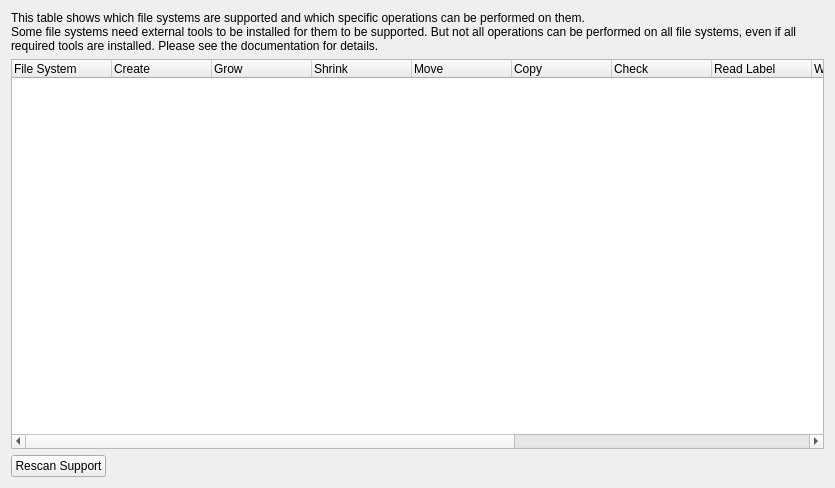
<?xml version="1.0" encoding="UTF-8"?>
<ui version="4.0">
 <class>FileSystemSupportDialogWidgetBase</class>
 <widget class="QWidget" name="FileSystemSupportDialogWidgetBase">
  <property name="geometry">
   <rect>
    <x>0</x>
    <y>0</y>
    <width>835</width>
    <height>488</height>
   </rect>
  </property>
  <layout class="QVBoxLayout" name="verticalLayout">
   <item>
    <widget class="QLabel" name="label">
     <property name="text">
      <string>This table shows which file systems are supported and which specific operations can be performed on them.
Some file systems need external tools to be installed for them to be supported. But not all operations can be performed on all file systems, even if all required tools are installed. Please see the documentation for details. </string>
     </property>
     <property name="wordWrap">
      <bool>true</bool>
     </property>
     <property name="textInteractionFlags">
      <set>Qt::LinksAccessibleByMouse|Qt::TextSelectableByKeyboard|Qt::TextSelectableByMouse</set>
     </property>
    </widget>
   </item>
   <item>
    <widget class="QTreeWidget" name="m_Tree">
     <property name="alternatingRowColors">
      <bool>true</bool>
     </property>
     <property name="selectionMode">
      <enum>QAbstractItemView::NoSelection</enum>
     </property>
     <property name="iconSize">
      <size>
       <width>32</width>
       <height>32</height>
      </size>
     </property>
     <property name="indentation">
      <number>0</number>
     </property>
     <property name="rootIsDecorated">
      <bool>false</bool>
     </property>
     <property name="uniformRowHeights">
      <bool>true</bool>
     </property>
     <property name="itemsExpandable">
      <bool>false</bool>
     </property>
     <property name="wordWrap">
      <bool>false</bool>
     </property>
     <property name="showGrid" stdset="0">
      <bool>false</bool>
     </property>
     <property name="cornerButtonEnabled" stdset="0">
      <bool>false</bool>
     </property>
     <column>
      <property name="text">
       <string>File System</string>
      </property>
     </column>
     <column>
      <property name="text">
       <string>Create</string>
      </property>
     </column>
     <column>
      <property name="text">
       <string>Grow</string>
      </property>
     </column>
     <column>
      <property name="text">
       <string>Shrink</string>
      </property>
     </column>
     <column>
      <property name="text">
       <string>Move</string>
      </property>
     </column>
     <column>
      <property name="text">
       <string>Copy</string>
      </property>
     </column>
     <column>
      <property name="text">
       <string>Check</string>
      </property>
     </column>
     <column>
      <property name="text">
       <string>Read Label</string>
      </property>
     </column>
     <column>
      <property name="text">
       <string>Write Label</string>
      </property>
     </column>
     <column>
      <property name="text">
       <string>Read Usage</string>
      </property>
     </column>
     <column>
      <property name="text">
       <string>Backup</string>
      </property>
     </column>
     <column>
      <property name="text">
       <string>Restore</string>
      </property>
     </column>
     <column>
      <property name="text">
       <string>Support Tools</string>
      </property>
     </column>
    </widget>
   </item>
   <item>
    <layout class="QHBoxLayout" name="horizontalLayout">
     <item>
      <widget class="KPushButton" name="m_ButtonRescan">
       <property name="text">
        <string comment="@action:button">Rescan Support</string>
       </property>
      </widget>
     </item>
     <item>
      <spacer name="horizontalSpacer">
       <property name="orientation">
        <enum>Qt::Horizontal</enum>
       </property>
       <property name="sizeHint" stdset="0">
        <size>
         <width>40</width>
         <height>20</height>
        </size>
       </property>
      </spacer>
     </item>
    </layout>
   </item>
  </layout>
 </widget>
 <customwidgets>
  <customwidget>
   <class>KPushButton</class>
   <extends>QPushButton</extends>
   <header>kpushbutton.h</header>
  </customwidget>
 </customwidgets>
 <connections/>
</ui>
